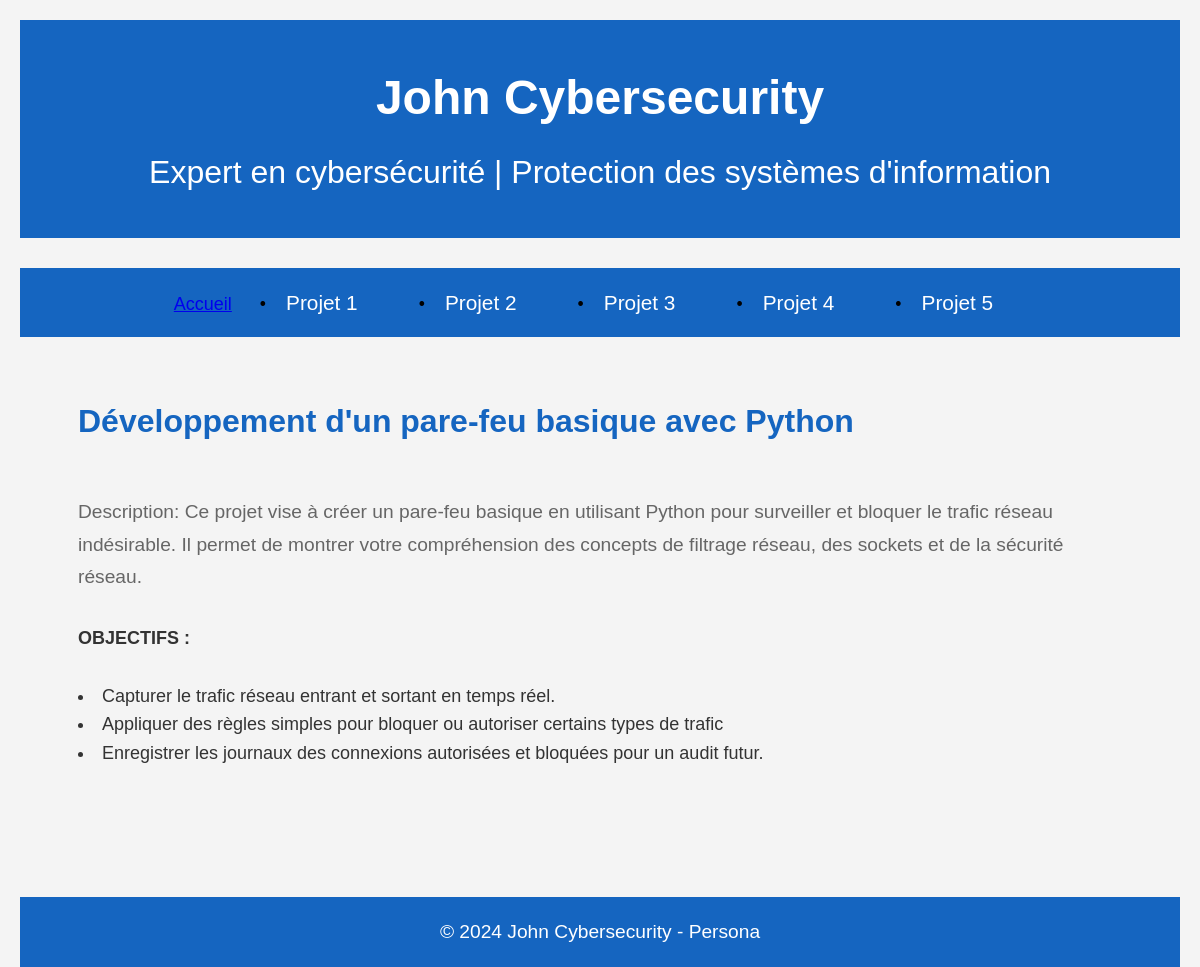
/projet5.php, run on the app's committed database.
### tables this page shows
CREATE TABLE IF NOT EXISTS `Projet` (
    `Projet_id` int AUTO_INCREMENT,
    `Name` varchar(200) NOT NULL,
    `Description` varchar(700),
    `other1` varchar(300),
    `other2` varchar(300),
    `other3` varchar(300),
    PRIMARY KEY (`Projet_id`)
);

### variables.php (called while the page is built)
<?php
$employeesStatement = $mysqlClient->prepare('SELECT * FROM Projet');
$employeesStatement->execute();
$Projet = $employeesStatement->fetchAll();

### projet5.php (the view, shortened to what this page needs)
<?php
require_once(__DIR__ . '/databaseconnect.php');
require_once(__DIR__ . '/variables.php');
?>
<!DOCTYPE html>
<html lang="fr">
<head>
    <link rel="stylesheet" href="styles.css">
</head>
<body>
    <header>
        <div class="container">
            <h1>John Cybersecurity</h1>
            <p>Expert en cybersécurité | Protection des systèmes d'information</p>
        </div>
    </header>
    <nav>
        <ul class="menu">
            <a href="index.php">Accueil</a>
            <li><a href="projet1.php">Projet 1</a></li>
            <li><a href="projet2.php">Projet 2</a></li>
            <li><a href="projet3.php">Projet 3</a></li>
            <li><a href="projet4.php">Projet 4</a></li>
            <li><a href="projet5.php">Projet 5</a></li>
        </ul>
    </nav>
    <section id="project1" class="section">
        <div class="container">
            <br>
            <h2><?php echo $Projet[4]["Name"]?></h2>
            <br>
            <p><?php echo $Projet[4]["Description"]?></p>
            <strong><?php echo "OBJECTIFS :"?></strong>
            <br><br>
            <li><?php echo $Projet[4][3]?></li>
            <li><?php echo $Projet[4][4]?></li>
            <li><?php echo $Projet[4][5]?></li>
            <br>
        </div>
    </section>
    <footer>
        <div class="container">
            <p>&copy; 2024 John Cybersecurity - Persona</p>
        </div>
    </footer>
</body>
</html>

### styles.css (style rules this page uses)
* { margin: 0; padding: 0; box-sizing: border-box; }
body { font-family: 'Arial', sans-serif; line-height: 1.6; background-color: #f4f4f4; color: #333; padding: 20px; display: flex; flex-direction: column; height: 100vh; margin: 0; }
.container { width: 90%; max-width: 1200px; margin: 0 auto; }
header { background-color: #1565c0; color: #fff; padding: 40px 0; text-align: center; margin-bottom: 30px; }
header h1 { font-size: 2.5rem; margin-bottom: 10px; }
header p { font-size: 1.2rem; }
nav { background-color: #1565c0; text-align: center; margin-bottom: 30px; }
nav ul { list-style: none; padding: 10px 0; }
nav ul li { display: inline-block; margin: 0 15px; }
nav ul li a { text-decoration: none; color: #fff; font-size: 1.1rem; padding: 10px; transition: color 0.3s ease; }
.section { margin-bottom: 50px; }
.section h2 { font-size: 2rem; color: #1565c0; margin-bottom: 20px; }
.section p { font-size: 1.1rem; color: #666; line-height: 1.7; margin-bottom: 30px; }
ul { list-style: none; padding: 0; }
ul li { font-size: 1.1rem; padding: 8px; }
ul li::before { content: "•"; color: #000; margin-right: 10px; }
footer { text-align: center; background-color: #1565c0; color: #fff; padding: 20px; margin-top: 50px; }
footer p { font-size: 1rem; }
@media (min-width: 1024px) { body { font-size: 18px; } }
@media (min-width: 1024px) { header h1 { font-size: 3rem; } }
@media (min-width: 1024px) { header p { font-size: 2rem; } }
@media (min-width: 1024px) { nav ul li a { font-size: 1.3rem; } }
@media (min-width: 1024px) { .section h2 { font-size: 2rem; } }
@media (min-width: 1024px) { .section p { font-size: 1.2rem; } }
@media (min-width: 1024px) { footer p { font-size: 1.2rem; } }

### data on the page
projet: Name "Développement d'un pare-feu basique avec Python", Description "Description: Ce projet vise à créer un pare-feu basique en utilisant Python pour surveiller et bloquer le trafic réseau indésirable. Il permet de montrer votre compréhension des concepts de filtrage réseau, des sockets et de la sécurité réseau.", other1 "Capturer le trafic réseau entrant et sortant en temps réel.", other2 "Appliquer des règles simples pour bloquer ou autoriser certains types de trafic", other3 "Enregistrer les journaux des connexions autorisées et bloquées pour un audit futur."
